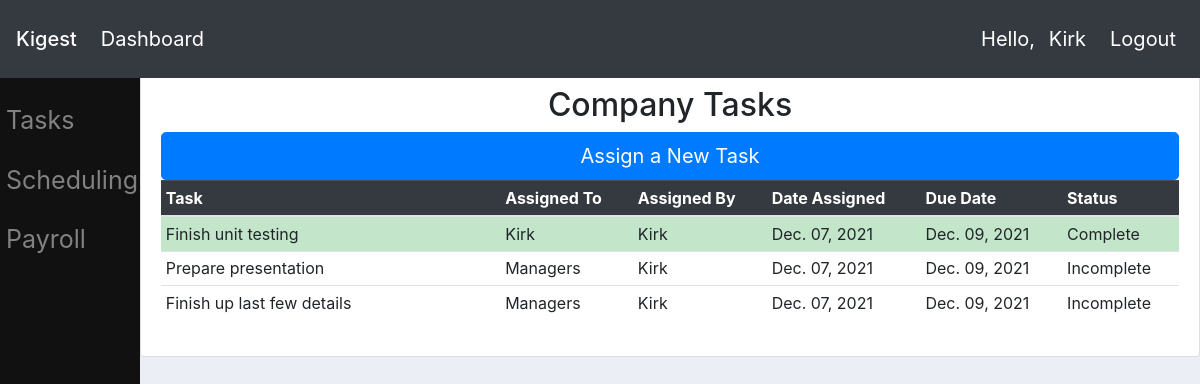
Page /tasks/ (signed in) on the earlier database version.
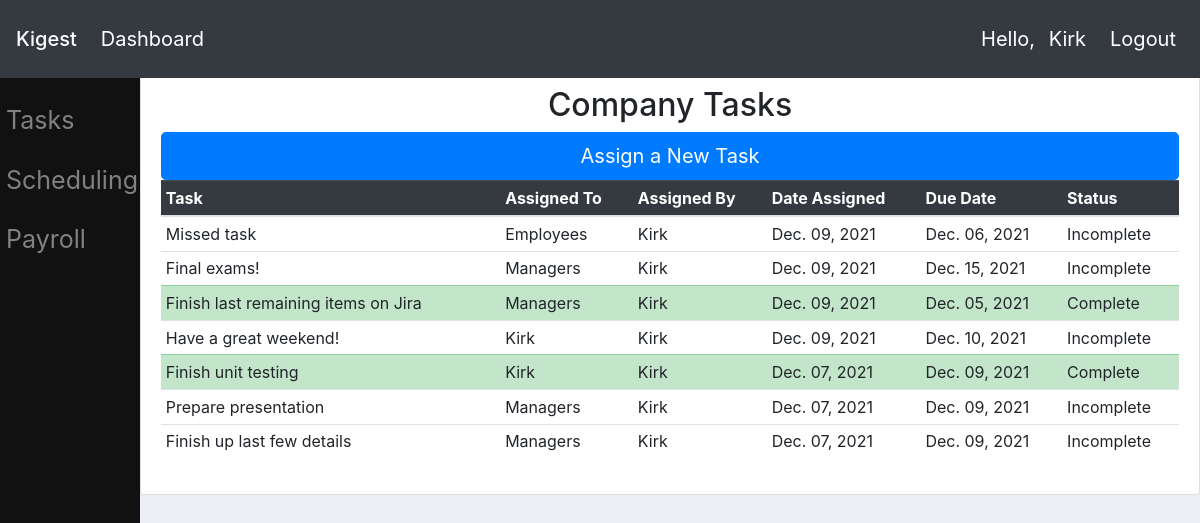
Same page on the later database version.
### tasks/models.py (models this page shows, shortened)
class Task(models.Model):
    title = models.CharField(max_length=60)
    assigner = models.ForeignKey(Employee, on_delete=models.CASCADE, default=1)
    date_created = models.DateTimeField(auto_now_add=True)
    date_due = models.DateTimeField(default=make_aware(datetime.datetime(2021,11,30,5,0,0)))
    date_completed = models.DateTimeField(null=True, blank=True)
    description = models.TextField(blank=True)
    is_complete = models.BooleanField(default=False, blank=True, null=True)
    assignee = models.ManyToManyField(Employee, related_name='assignee')
    team = models.ManyToManyField(Group, related_name='team', blank=True)

### userprofile/models.py (models this page shows)
class Employee(models.Model):
    user = models.OneToOneField(User, on_delete=models.CASCADE)
    first_name = models.CharField(max_length=15, default='')
    last_name = models.CharField(max_length=20, default='')
    date_of_birth = models.DateField(null=True, blank=True)
    is_active = models.BooleanField(default=False)
    profile_picture = models.ImageField(default="default.png")
    street = models.CharField(max_length=200, null=True, blank=True, verbose_name='Street Address')
    city = models.CharField(max_length=75, null=True, blank=True, verbose_name='City')
    state = models.CharField(max_length=2, null=True, blank=True, verbose_name='State')
    phone = models.CharField(max_length=20, null=True, blank=True, verbose_name='Telephone Number')
    postal_code = models.CharField(max_length=5, null=True, blank=True, verbose_name='Postal Code')
    def __str__(self):
        return self.user.username.capitalize()

### tasks/views.py (the view)
# urls.py: path('tasks/', include('tasks.urls')),
@login_required(login_url='homepage')
def tasks(request):
    current_employee = None
    tasks = None
    managers = Group.objects.get(name='managers').user_set.all()
    employees = Group.objects.get(name='employees').user_set.all()
    if request.user in managers:
        current_employee = Employee.objects.get(user=request.user)
        tasks = Task.objects.order_by('-date_created')
    elif request.user in employees:
        current_employee = Employee.objects.get(user=request.user)
        tasks = current_employee.assignee.all().order_by('-date_due')
    return render(request, 'tasks/tasks.html', {'employee': current_employee, 'tasks': tasks})

### tasks/templates/tasks/tasks.html (shortened to what this page needs)
{% extends "website/main.html" %}
{% block content %}
<div class="table-responsive">
    <div class="card card-body "><h2 class="text-center"><a class="text-reset text-decoration-none" href='{% url "tasks:tasks"%}'>Company Tasks</a></h2>
        {%if user.is_staff %}
        <a class="btn btn-primary btn-lg btn-block" href="{% url 'tasks:newtask' %}" role="button">Assign a New Task</a>
        {% endif %}
        {% if tasks is None %}
        <h1 class="display-3">Looks like you're all caught up!</h1>
        {% else %}
        <table class="table table-sm table-hover">
            <thead class="table-dark">
                <tr>
                    <th class="col-sm-4">Task</th>
                    <th>Assigned To</th>
                    <th>Assigned By</th>
                    <th>Date Assigned</th>
                    <th>Due Date</th>
                    <th>Status</th>
                </tr>
            </thead>
            <tbody>
                {% for task in tasks %}
                {% if task.is_complete %}<tr class="table-success">
                {% else %} <tr>
                {% endif %}
                <td><a class="text-reset text-decoration-none" href='{% url "tasks:edittask" task.id%}'>{{ task.title }}</a></td>
                {% if task.team.all.first is None %}
                <td>{{ task.assignee.all.first|capfirst }}</td>
                {% else %}
                <td>{{ task.team.all.first|capfirst }}</td>
                {% endif %}
                <td>{{ task.assigner|capfirst }}</td>
                <td>{{ task.date_created.date|date:"M. d, Y" }}</td>
                <td>{{ task.date_due.date|date:"M. d, Y" }}</td>
                {% if task.is_complete %}
                <td>Complete</td>
                {% else %}
                <td>Incomplete</td>
                {% endif %}
            </tr>
            {% endfor %}
        </tbody>
    </table>
        {% endif %}
        </div>
    </div>
{% endblock %}

Differences in the rows shown:
added Task: title "Missed task", team.all.first "Employees", assigner "Kirk", date_created "Dec. 09, 2021", date_due "Dec. 06, 2021", is_complete "Incomplete"
added Task: title "Final exams!", team.all.first "Managers", assigner "Kirk", date_created "Dec. 09, 2021", date_due "Dec. 15, 2021", is_complete "Incomplete"
added Task: title "Finish last remaining items on Jira", team.all.first "Managers", assigner "Kirk", date_created "Dec. 09, 2021", date_due "Dec. 05, 2021", is_complete "Complete"
added Task: title "Have a great weekend!", assignee.all.first "Kirk", assigner "Kirk", date_created "Dec. 09, 2021", date_due "Dec. 10, 2021", is_complete "Incomplete"
